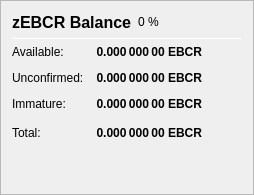
                   <widget class="QFrame" name="frame_ZerocoinBalances">
                    <property name="frameShape">
                     <enum>QFrame::StyledPanel</enum>
                    </property>
                    <property name="frameShadow">
                     <enum>QFrame::Raised</enum>
                    </property>
                    <layout class="QVBoxLayout" name="verticalLayout_7">
                     <item>
                      <layout class="QHBoxLayout" name="horizontalLayout_8" stretch="0,0,0">
                       <item>
                        <widget class="QLabel" name="label_5z_3">
                         <property name="minimumSize">
                          <size>
                           <width>0</width>
                           <height>20</height>
                          </size>
                         </property>
                         <property name="font">
                          <font>
                           <pointsize>12</pointsize>
                           <weight>75</weight>
                           <bold>true</bold>
                          </font>
                         </property>
                         <property name="text">
                          <string>zEBCR Balance</string>
                         </property>
                        </widget>
                       </item>
                       <item>
                        <widget class="QLabel" name="labelzEBCRPercent">
                         <property name="text">
                          <string notr="true">0 %</string>
                         </property>
                        </widget>
                       </item>
                       <item>
                        <spacer name="horizontalSpacer_11">
                         <property name="orientation">
                          <enum>Qt::Horizontal</enum>
                         </property>
                         <property name="sizeHint" stdset="0">
                          <size>
                           <width>40</width>
                           <height>20</height>
                          </size>
                         </property>
                        </spacer>
                       </item>
                      </layout>
                     </item>
                     <item>
                      <widget class="Line" name="line_ZerocoinBalance">
                       <property name="minimumSize">
                        <size>
                         <width>0</width>
                         <height>1</height>
                        </size>
                       </property>
                       <property name="maximumSize">
                        <size>
                         <width>16777215</width>
                         <height>1</height>
                        </size>
                       </property>
                       <property name="orientation">
                        <enum>Qt::Horizontal</enum>
                       </property>
                      </widget>
                     </item>
                     <item>
                      <layout class="QGridLayout" name="gridLayout_5">
                       <property name="spacing">
                        <number>12</number>
                       </property>
                       <item row="1" column="0">
                        <widget class="QLabel" name="labelzBalanceMatureText">
                         <property name="toolTip">
                          <string>Mature: more than 20 confirmation and more than 1 mint of the same denomination after it was minted.
These zEBCR are spendable.</string>
                         </property>
                         <property name="text">
                          <string>Available:</string>
                         </property>
                        </widget>
                       </item>
                       <item row="1" column="1">
                        <widget class="QLabel" name="labelzBalanceMature">
                         <property name="font">
                          <font>
                           <weight>75</weight>
                           <bold>true</bold>
                          </font>
                         </property>
                         <property name="toolTip">
                          <string>Mature: more than 20 confirmation and more than 1 mint of the same denomination after it was minted.
These zEBCR are spendable.</string>
                         </property>
                         <property name="text">
                          <string notr="true">0.000 000 00 EBCR</string>
                         </property>
                         <property name="alignment">
                          <set>Qt::AlignRight|Qt::AlignTrailing|Qt::AlignVCenter</set>
                         </property>
                        </widget>
                       </item>
                       <item row="2" column="0">
                        <widget class="QLabel" name="labelzBalanceUnconfirmedText">
                         <property name="toolTip">
                          <string>Unconfirmed: less than 20 confirmations
Immature: confirmed, but less than 1 mint of the same denomination after it was minted</string>
                         </property>
                         <property name="text">
                          <string>Unconfirmed:</string>
                         </property>
                        </widget>
                       </item>
                       <item row="2" column="1">
                        <widget class="QLabel" name="labelzBalanceUnconfirmed">
                         <property name="font">
                          <font>
                           <weight>75</weight>
                           <bold>true</bold>
                          </font>
                         </property>
                         <property name="toolTip">
                          <string>Unconfirmed: less than 20 confirmations
Immature: confirmed, but less than 1 mint of the same denomination after it was minted</string>
                         </property>
                         <property name="text">
                          <string notr="true">0.000 000 00 EBCR</string>
                         </property>
                         <property name="alignment">
                          <set>Qt::AlignRight|Qt::AlignTrailing|Qt::AlignVCenter</set>
                         </property>
                        </widget>
                       </item>
                       <item row="3" column="0">
                        <widget class="QLabel" name="labelzBalanceImmatureText">
                         <property name="toolTip">
                          <string>Unconfirmed: less than 20 confirmations
Immature: confirmed, but less than 1 mint of the same denomination after it was minted</string>
                         </property>
                         <property name="text">
                          <string>Immature:</string>
                         </property>
                        </widget>
                       </item>
                       <item row="3" column="1">
                        <widget class="QLabel" name="labelzBalanceImmature">
                         <property name="font">
                          <font>
                           <weight>75</weight>
                           <bold>true</bold>
                          </font>
                         </property>
                         <property name="toolTip">
                          <string>Unconfirmed: less than 20 confirmations
Immature: confirmed, but less than 1 mint of the same denomination after it was minted</string>
                         </property>
                         <property name="text">
                          <string notr="true">0.000 000 00 EBCR</string>
                         </property>
                         <property name="alignment">
                          <set>Qt::AlignRight|Qt::AlignTrailing|Qt::AlignVCenter</set>
                         </property>
                        </widget>
                       </item>
                       <item row="4" column="0">
                        <widget class="QLabel" name="labelzBalanceText">
                         <property name="toolTip">
                          <string>Your current zEBCR balance, unconfirmed and immature zEBCR included.</string>
                         </property>
                         <property name="text">
                          <string>Total:</string>
                         </property>
                        </widget>
                       </item>
                       <item row="4" column="1">
                        <widget class="QLabel" name="labelzBalance">
                         <property name="font">
                          <font>
                           <weight>75</weight>
                           <bold>true</bold>
                          </font>
                         </property>
                         <property name="cursor">
                          <cursorShape>IBeamCursor</cursorShape>
                         </property>
                         <property name="toolTip">
                          <string>Your current zEBCR balance, unconfirmed and immature zEBCR included.</string>
                         </property>
                         <property name="text">
                          <string notr="true">0.000 000 00 EBCR</string>
                         </property>
                         <property name="alignment">
                          <set>Qt::AlignRight|Qt::AlignTrailing|Qt::AlignVCenter</set>
                         </property>
                         <property name="textInteractionFlags">
                          <set>Qt::LinksAccessibleByMouse|Qt::TextSelectableByKeyboard|Qt::TextSelectableByMouse</set>
                         </property>
                        </widget>
                       </item>
                       <item row="4" column="2">
                        <spacer name="horizontalSpacer_4">
                         <property name="orientation">
                          <enum>Qt::Horizontal</enum>
                         </property>
                         <property name="sizeHint" stdset="0">
                          <size>
                           <width>40</width>
                           <height>20</height>
                          </size>
                         </property>
                        </spacer>
                       </item>
                      </layout>
                     </item>
                     <item>
                      <spacer name="verticalSpacer_4">
                       <property name="orientation">
                        <enum>Qt::Vertical</enum>
                       </property>
                       <property name="sizeHint" stdset="0">
                        <size>
                         <width>20</width>
                         <height>40</height>
                        </size>
                       </property>
                      </spacer>
                     </item>
                    </layout>
                   </widget>
